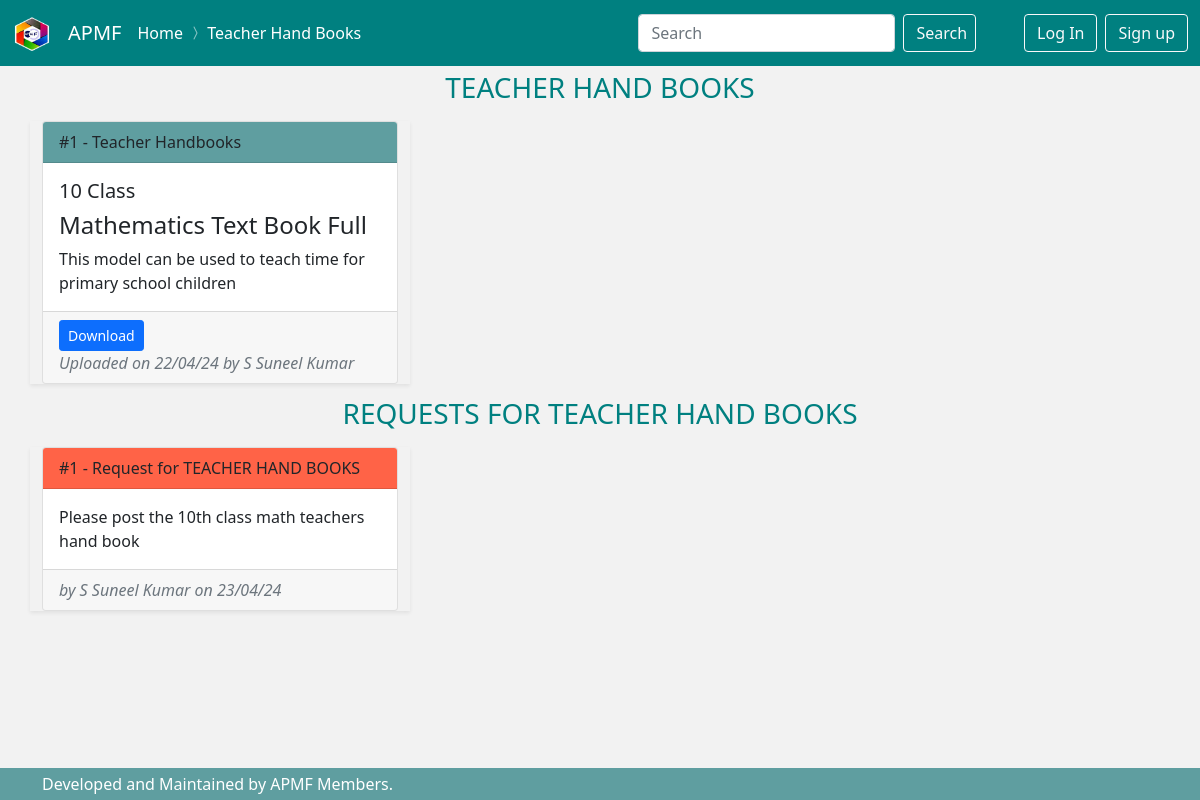
/teacher-hand-books/list/, run on the app's committed database.
### handbooks/models.py (models this page shows, shortened)
class Handbook(Item):
    title = models.CharField(max_length = 100)
    class Meta:
        ordering = [
            "-standard"
        ]

### users/models.py (models this page shows, shortened)
class MyUser(AbstractBaseUser):
    email=models.EmailField(
        verbose_name ='email address',
        max_length = 255,
        unique = True,
    )
    phone_number = models.CharField(max_length=10, validators=[RegexValidator(regex='^(\+?\d{1,3})?[-.\s]?\(?\d{3}\)?[-.\s]?\d{3}[-.\s]?\d{4}$')])
    name = models.CharField(max_length=50)
    is_active = models.BooleanField(default=True)
    is_admin = models.BooleanField(default=False)
    objects = MyUserManager()
    USERNAME_FIELD = 'email'
    REQUIRED_FIELDS = ['phone_number', 'name']

### requestitem/models.py (models this page shows, shortened)
class Message(models.Model):
    REQUEST_CHOICES = (
        ('text_book','TEXT BOOK'),
        ('other_book','OTHER BOOK'),
        ('lesson_plan','LESSON PLAN'),
        ('project','PROJECT WORK'),
        ('question_paper','QUESTION PAPER'),
        ('notes','TEACHING NOTES'),
        ('solutions', 'SOLUTIONS'),
        ('ppt','PPTs'),
        ('teaching_video','TEACHING VIDEOS'),
        ('other_video','OTHER VIDEOS'),
        ('worksheet','WORKSHEETS'),
        ('mcq','MCQs'),
        ('examplar_math', 'EXAMPLAR MATHS'),
        ('nmms_material','NMMS MATERIAL'),
        ('nmms_question_paper','NMMS QUESTION PAPER'),
        ('ict','ICT AND SIMULATIONS'),
        ('ifp_usage','IFP USAGE VIDEO'),
        ('teacher_hand_book','TEACHER HAND BOOKS'),
        ('tlm_photos','TLM PHOTOS'),
        ('lab_manuals','LAB MANUALS'),
        ('keys','PRINCIPLES OF VALUATION / KEYS'),
        ('hot','CASE STUDY & HOT QUESTIONS'),
        ('mind_maps','MIND MAPS'),
        ('quiz', 'QUIZZES'),
        ('other','OTHERS'),
    )
    request_for = models.CharField(max_length=100, choices=REQUEST_CHOICES)
    message = models.TextField('your message')
    name = models.CharField(max_length=100)
    phone_number = models.CharField(max_length=10, blank=True, validators=[RegexValidator(regex='^(\+?\d{1,3})?[-.\s]?\(?\d{3}\)?[-.\s]?\d{3}[-.\s]?\d{4}$')])
    date_added = models.DateTimeField(auto_now_add=True)
    class Meta:
        ordering = ['date_added']
        verbose_name = 'Teahcers request'
        verbose_name_plural = 'Teachers requests'

### handbooks/views.py (the view)
# urls.py: path('list/', views.HandbookListView.as_view(), name="handbook_list"),
class HandbookListView(ListView):
    model = Handbook
    context_object_name = 'handbooks'
    template_name="handbooks/list.html"
    def get_context_data(self, **kwargs):
        context = super().get_context_data(**kwargs)
        context['requests'] = Message.objects.filter(request_for = 'teacher_hand_book')
        return context

### handbooks/templates/handbooks/list.html (shortened to what this page needs)
{% extends "dashboard/base.html" %}
{% load static %}
{% load crispy_forms_tags %}
{% block navigation %}
<span class="navbar-text" >
  <a href="{% url "home" %}" style ="text-decoration:none">Home</a>
  <i class="bi bi-chevron-compact-right"></i>
  <a href="#" style ="text-decoration:none">Teacher Hand Books</a>
</span>
{% endblock navigation %}
{% block content %}
<div class="container mb-2">
    <h3 style="margin-top:5px; text-align: center; color:teal">TEACHER HAND BOOKS</h3>
</div>
<div class="container ">
    <div class="row gy-3">
        {% for handbook in handbooks  %}
        <div class="col-sm-12 col-md-6 col-lg-4 col-xl-4 col-xxl-4 shadow-sm">
                <div class="card h-100 box-shadow">
                    <div class="card-header" style="background-color: cadetblue;">
                      #{{forloop.counter}} - Teacher Handbooks
                    </div>
                    <div class="card-body">
                      <h5 class="card-title">{{handbook.standard}} Class</h5>
                      <h4 class="card-title">{{handbook.title|title}}</h4>
                      <p class="card-text">{{handbook.description}}</p>
                    </div>
                    <div class="card-footer text-muted">
                        <div class="btn-group-justified ">
                        <a href="{{handbook.file.url}}" class="btn btn-primary btn-sm">Download</a>
                        </div>
                      <em class="">Uploaded on {{handbook.date_added|date:'d/m/y'}} by {{handbook.uploaded_by.name|title}}</em>
                    </div>
                  </div>
        </div>
        {% empty %}
        <h5 class="mt-5 text-center">Sorry, at present we have nothing here.</h5>
        {% endfor %}
    </div>
</div>
   {% include "dashboard/request.html" %}
{% endblock content %}

### dashboard/templates/dashboard/request.html
{% if requests %}
<div class="container mb-2 mt-2">
  <h3 style="margin-top:5px; text-align: center; color:teal">REQUESTS FOR {{requests.0.get_request_for_display}}</h3>
</div>
<div class="container ">
  <div class="row gy-3">
      {% for  request in requests  %}
      <div class="col-sm-12 col-md-6 col-lg-4 col-xl-4 col-xxl-4 shadow-sm">
              <div class="card h-100 box-shadow">
                  <div class="card-header" style="background-color:tomato;">
                    #{{forloop.counter}} - Request for {{request.get_request_for_display}}
                  </div>
                  <div class="card-body">
                    <p class="card-text">{{request.message}}</p>
                  </div>
                  <div class="card-footer text-muted">
                    <em class="">by {{request.name}}  on {{request.date_added|date:'d/m/y'}}</em>
                  </div>
                </div>
      </div>
      {% endfor %}
  </div>
</div>
{% endif %}

### data on the page
Handbook: standard "10", title "Mathematics Text Book Full", description "This model can be used to teach time for primary school children", date_added "22/04/24", uploaded_by.name "S Suneel Kumar"
Message: request_for "TEACHER HAND BOOKS", message "Please post the 10th class math teachers hand book", name "S Suneel Kumar", date_added "23/04/24"
